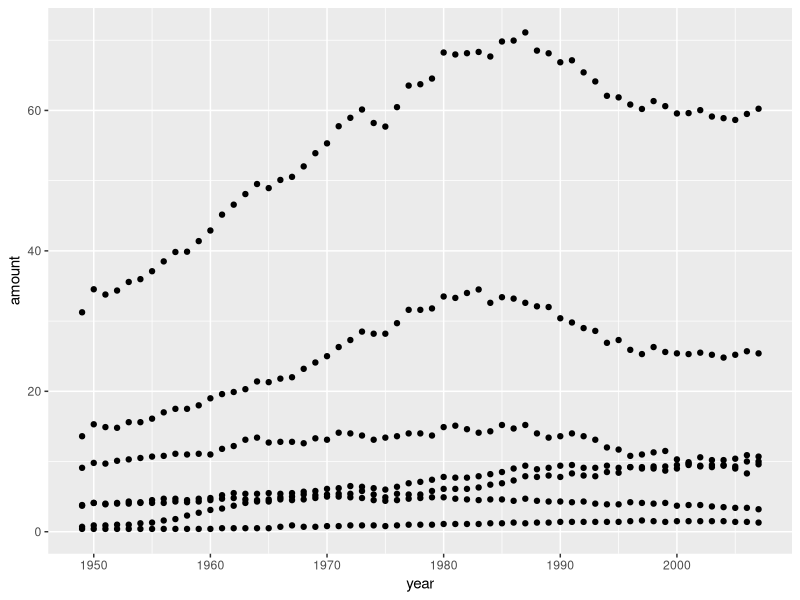
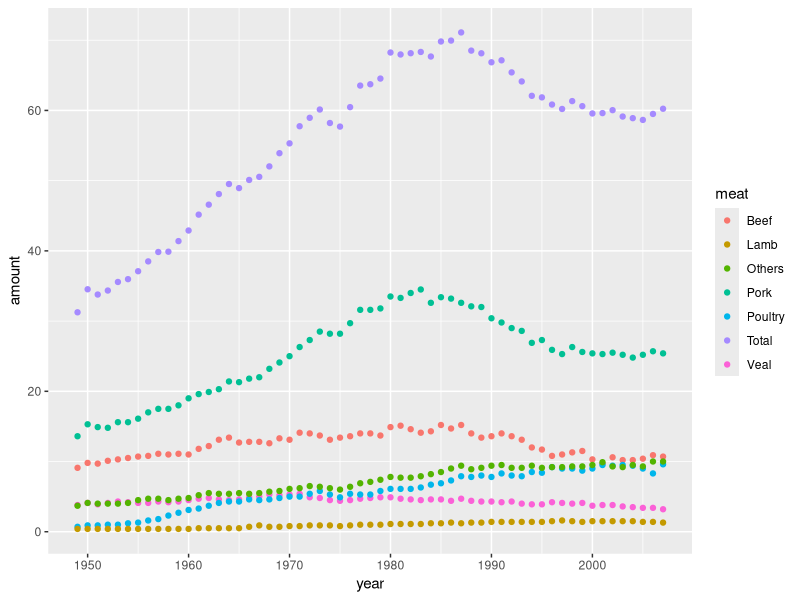
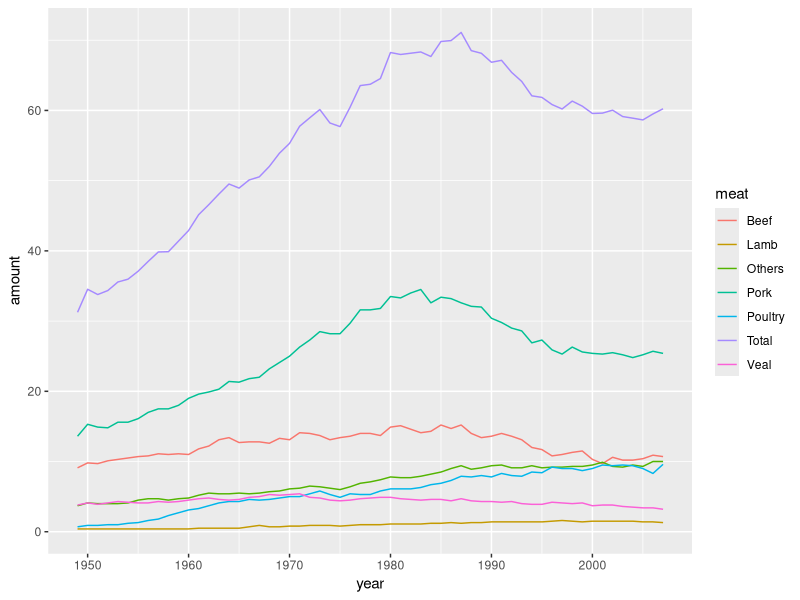
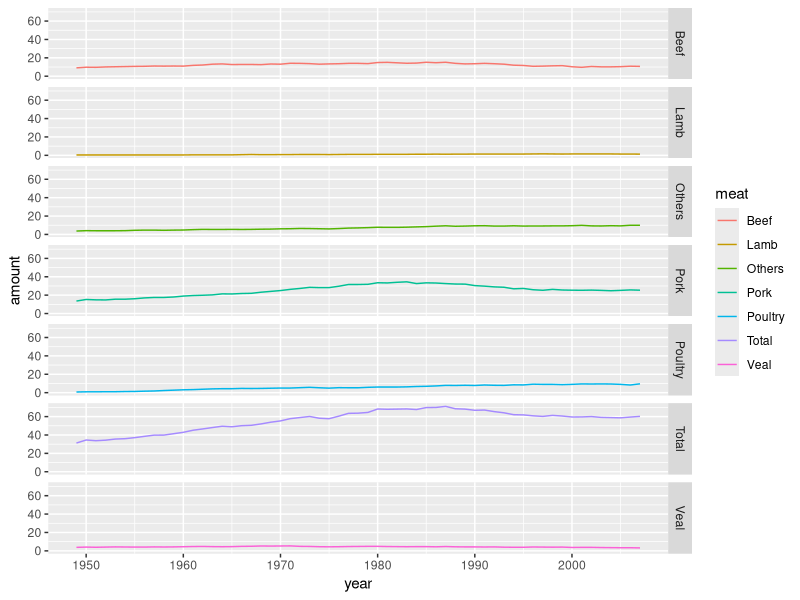
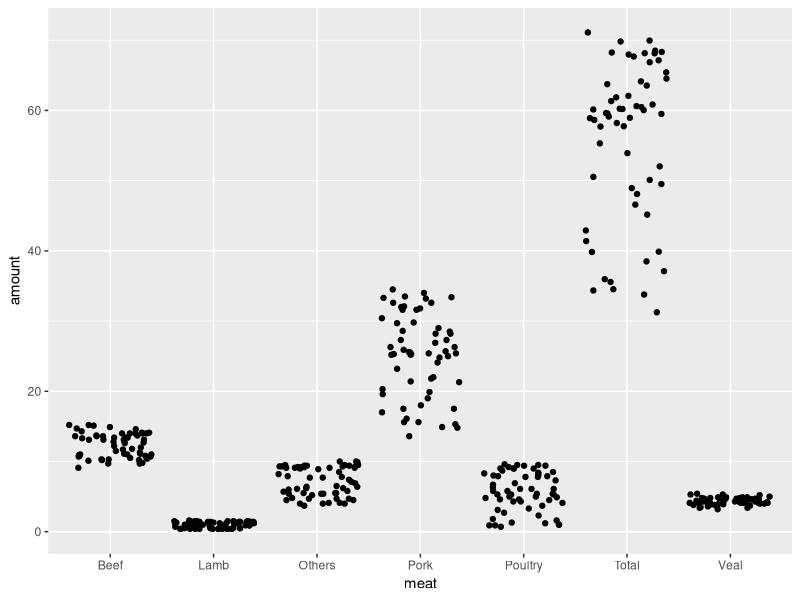
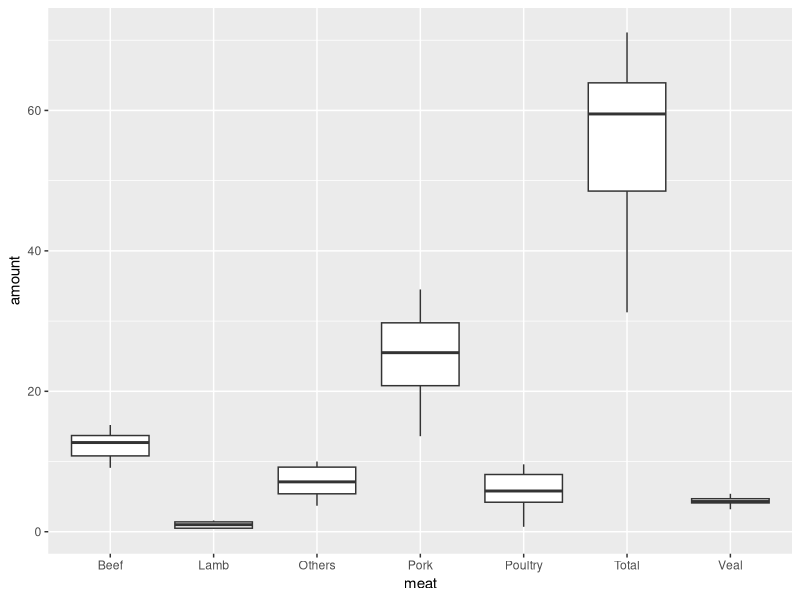
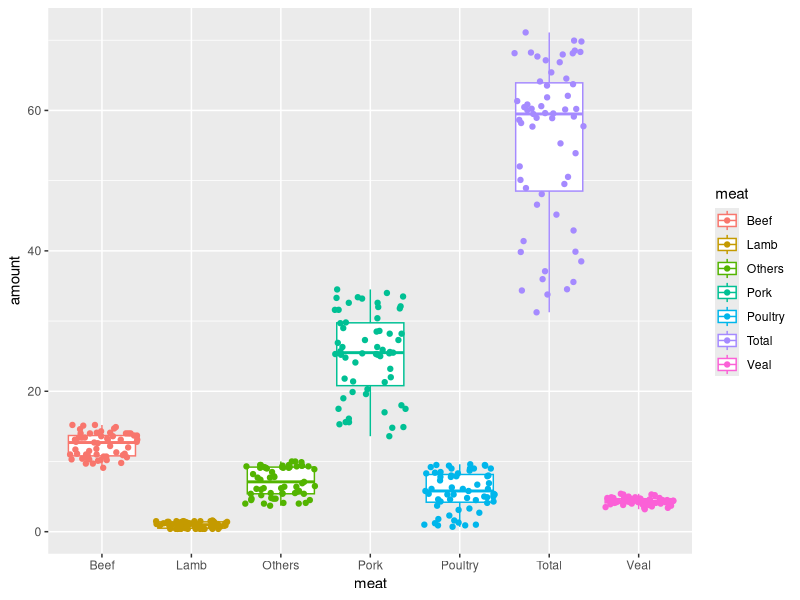
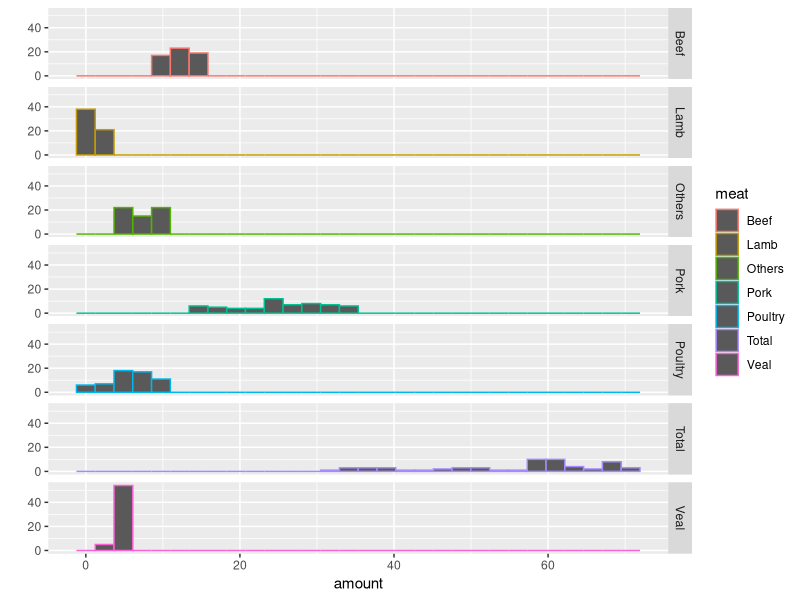

These figures' R source, in order:
## ---- chunk 1
library(ggplot2)
## ---- chunk 2
meatdata <- read.table(file="./meatdata.txt")
summary(meatdata)

#Default
qplot(year, amount, data=meatdata)

#One graph with points, colors function of meat origin
qplot(year, amount, data=meatdata, geom="point", colour=meat)
#One graph with lines, colors function of meat origin
qplot(year, amount, data=meatdata, geom="line", colour=meat)
#Multiple line graphs splitted by meat origin
qplot(year, amount, data=meatdata, geom="line", colour=meat, facets=meat~.)

#Other types of graphs
qplot(meat, amount, data=meatdata, geom="jitter")
qplot(meat, amount, data=meatdata, geom="boxplot")
qplot(meat, amount, data=meatdata, geom=c("boxplot", "jitter"), colour=meat)
qplot(amount, data=meatdata, geom="histogram", colour=meat, facets=meat~.)

## ---- chunk 3
data(iris)
qplot(x=Sepal.Length, y=Petal.Length, data=iris, geom="point")
qplot(x=Sepal.Length, y=Petal.Length, data=iris, geom="point", colour=Species)
qplot(x=Sepal.Length, y=Petal.Length, data=iris, geom="point", facets=Species~., colour=Species)
qplot(x=Sepal.Length, y=Petal.Length, data=iris, geom=c("smooth","point"), facets=Species~., colour=Species)

qplot(x=Species, y=Petal.Length, data=iris, geom=c("boxplot", "jitter"), colour=Species)
